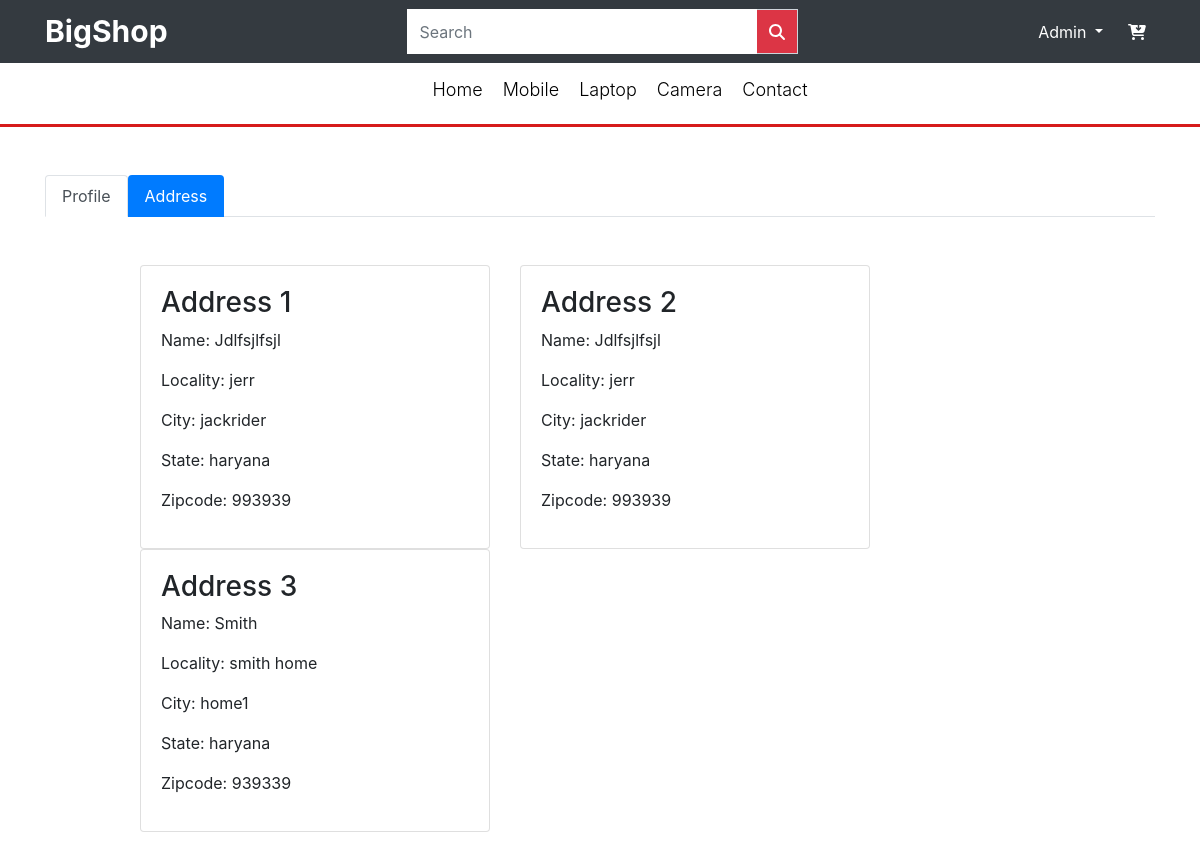
The page /address/ (signed in) on the database its author committed.
### app/models.py (models this page shows, shortened)
class Customer(models.Model):
    user = models.ForeignKey(User,on_delete=models.CASCADE)
    name = models.CharField(max_length=200)
    locality = models.CharField(max_length=200)
    city = models.CharField(max_length=50)
    zipcode = models.IntegerField()
    state = models.CharField(choices=STATE_CHOICES,max_length=50)

### app/views.py (the view)
# urls.py: path('address/', views.address, name='address'),
@login_required
def address(request):
    address = Customer.objects.filter(user=request.user)
    return render(request,'app/address.html',{'active':'btn-primary','address':address})

### app/templates/app/address.html (shortened to what this page needs)
{% extends 'app/base.html' %} {% load static %} {% block title %}Buy Now{% endblock title %} {% block main-content %}
<div class="container my-5">
    <ul class="nav nav-tabs">
        <li class="nav-item">
            <a class="nav-link active" data-toggle="" href="{% url 'profile'%}">Profile</a>
        </li>
        <li class="nav-item">
            <a class="nav-link {{active}}" data-toggle="tab" href="{% url 'address' %}">Address</a>
        </li>
    </ul>
    <div class="row mt-5">
        <div class="col-sm-8 offset-1">
            <div class="row">
                {% for address in address %}
                <div class="col-sm-6">
                    <div class="card">
                        <div class="card-body">
                            <h3>Address {{forloop.counter}} </h3>
                            <p>Name: {{address.name|capfirst}}</p>
                            <p>Locality: {{address.locality}}</p>
                            <p>City: {{address.city}}</p>
                            <p>State: {{address.state}}
                            </p>
                            <p>Zipcode: {{address.zipcode}}</p>
                        </div>
                    </div>
                </div> {% endfor %}
            </div>
        </div>
    </div>
</div>
{% endblock main-content %}

### app/templates/app/base.html (shortened to what this page needs)
<!doctype html> {% load static %}
<html lang="en">
<head>
    <link href="{% static 'app/css/bootstrap.min.css' %}" rel="stylesheet">
    <link rel="stylesheet" href="{% static 'app/css/owl.carousel.min.css' %}">
    <link rel="stylesheet" href="{% static 'app/css/all.min.css' %}">
    <link rel="stylesheet" href="{% static 'app/css/style.css' %}">
</head>
<body>
    <nav class="navbar navbar-expand-lg sticky-top  navbar-dark bg-dark m-auto" style="padding: 4px;">
        <div class="container">
            <a href="/" class="navbar-brand bigshop">BigShop</a>
            <div class="collapse navbar-collapse" id="navbarSupportedContent">
                <form class="d-flex mr-auto ml-auto">
                    <div class="input-group md-form form-sm form-2 pl-0">
                        <input class="form-control my-0 py-1" style="width: 350px; border:none;border-radius:0px;height:45px;" type="text" placeholder="Search" aria-label="Search">
                        <div class="input-group-append">
                            <span class="input-group-text bg-danger lighten-2" id="basic-text1" style="border-radius: 0px;"><i class="fas fa-search text-white"
                              aria-hidden="true"></i></span>
                        </div>
                    </div>
                </form>
                <ul class="navbar-nav mb-lg-0">
                    {% if user.is_authenticated %}
                    <li class="nav-item dropdown mx-2">
                        <a class="nav-link dropdown-toggle text-white" href="#" id="profileDropdown" role="button" data-bs-toggle="dropdown" aria-expanded="false">
                            <span class="text-capitalize">{{user.username}}</span>
                        </a>
                    </li> {% endif %}
                    <li class="nav-item">
                        <a class="nav-link active" aria-current="page" href="{% url 'showCart' %}"><i class="fa fa-fw fa-cart-arrow-down total_product"></i> <sup></sup> </a>
                    </li>
                </ul>
            </div>
        </div>
    </nav>
    <nav class="second-nav navbar-light ">
        <ul class="d-flex justify-content-center">
            <li class="">
                <a href="/">Home</a>
            </li>
            <li>
                <a href="{% url 'mobile' %}">Mobile</a>
            </li>
            <li>
                <a href="">Laptop</a>
            </li>
            <li>
                <a href="">Camera</a>
            </li>
            <li>
                <a href="">Contact</a>
            </li>
        </ul>
    </nav>
    {% block banner_slider %} {% endblock banner_slider %} {% block livesale %} {% endblock livesale %} {% block main-content %} {% endblock main-content %} {% block paypal_script %} {% endblock paypal_script %}
</body>
</html>

### static/app/css/style.css (style rules this page uses)
.bigshop { font-size: 30px; font-weight: 700; }
.active { color: rgb(165, 18, 18); }
.second-nav { padding: 8px; border-bottom: 3px solid rgb(214, 27, 27); margin-bottom: 0px !important; padding-bottom: 0px !important; background-color: #fff !important; }
.second-nav ul li { padding: 5px 10px 5px 10px; list-style: none; }
.second-nav ul li a { color: #000; font-size: 18px; font-weight: 350; }

### rows shown on the page
Customer: name "Jdlfsjlfsjl", locality "jerr", city "jackrider", state "haryana", zipcode "993939"
Customer: name "Jdlfsjlfsjl", locality "jerr", city "jackrider", state "haryana", zipcode "993939"
Customer: name "Smith", locality "smith home", city "home1", state "haryana", zipcode "939339"

### other values the page prints
{{ user.username }} "Admin"
